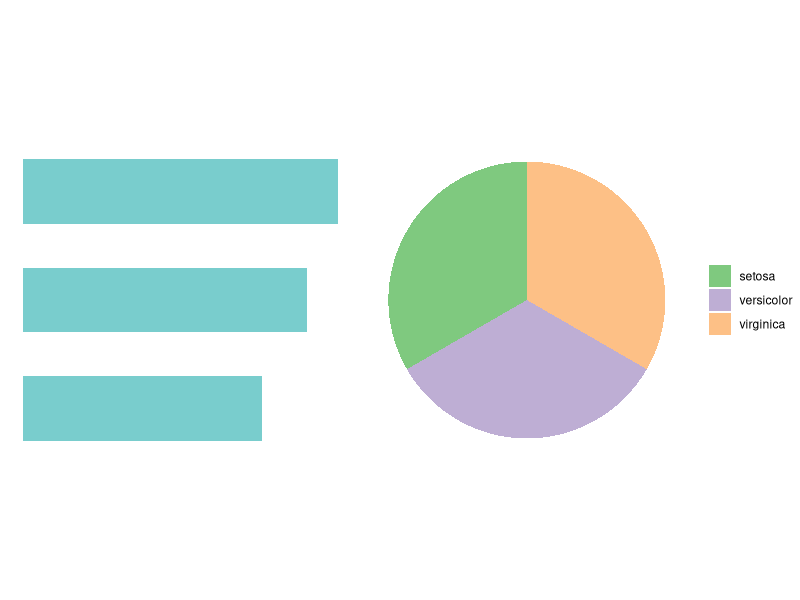
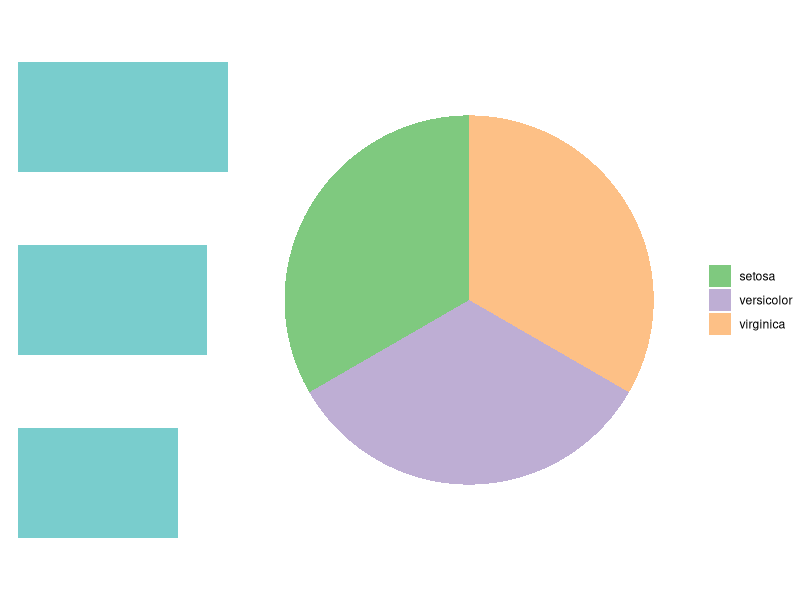
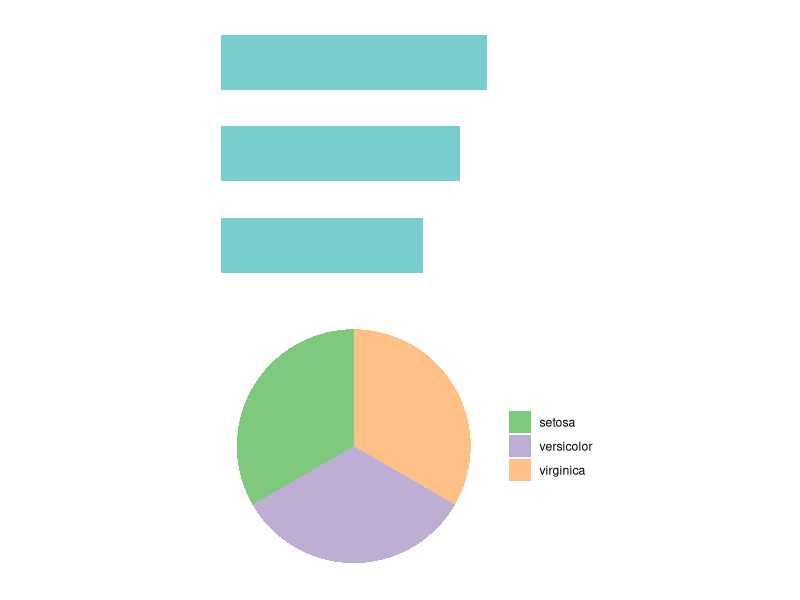
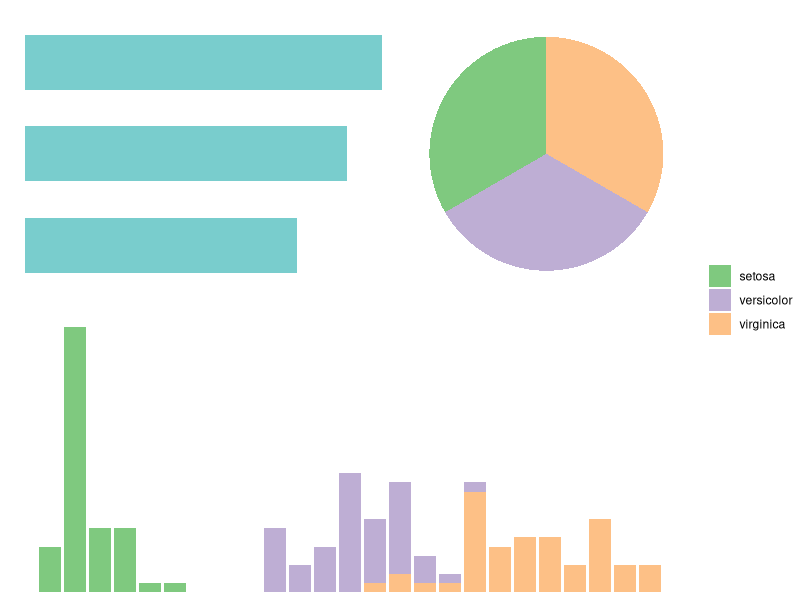
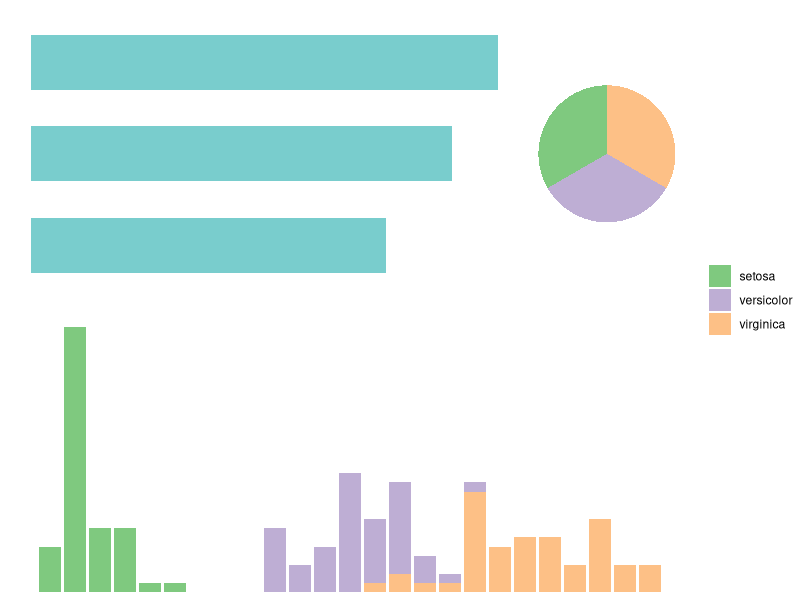
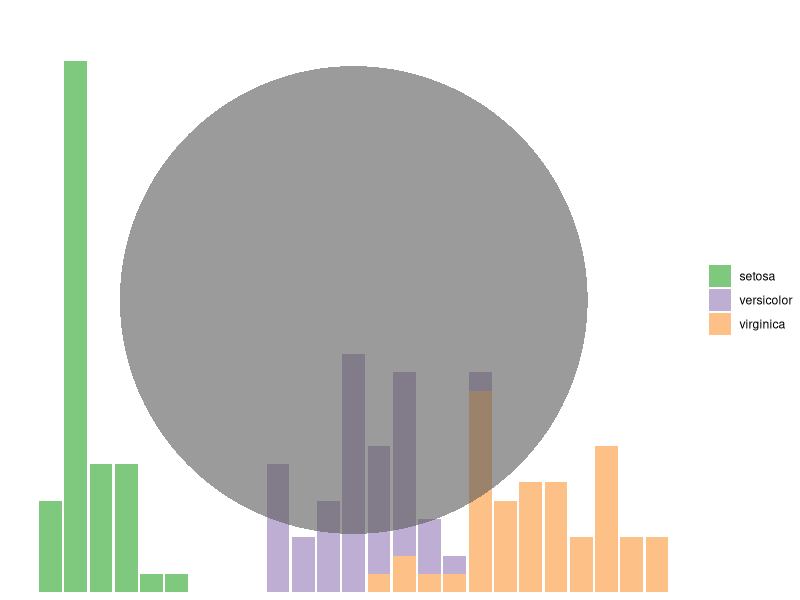
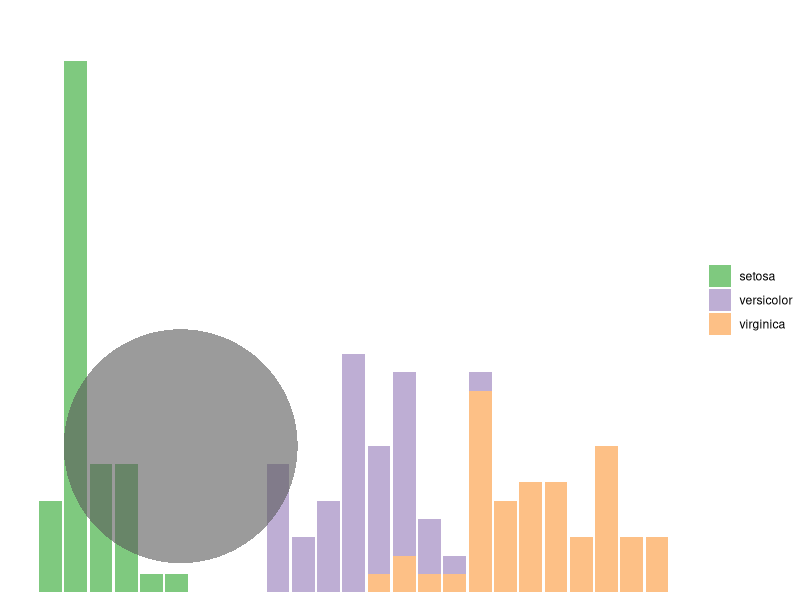
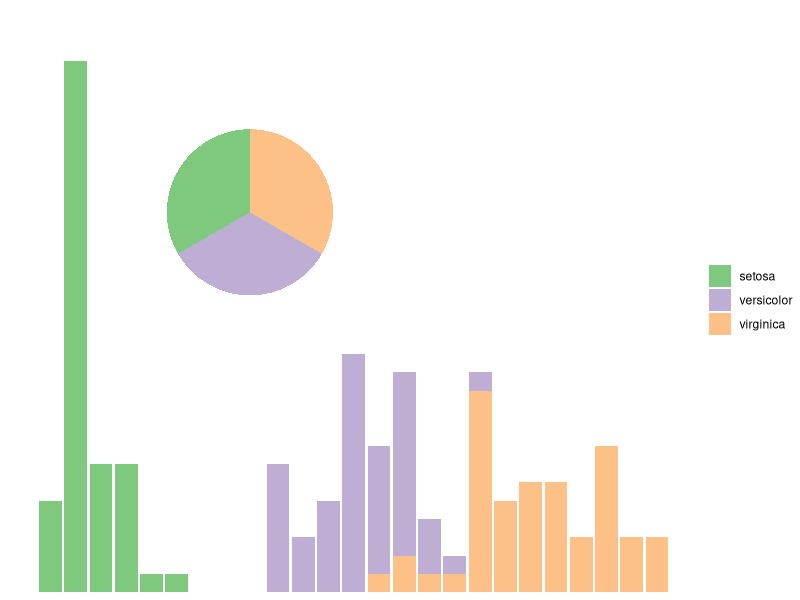

Recreate these plots in R, in order.
## ---- chunk 1
library(dplyr)
library(ggplot2)
library(patchwork)
## ---- chunk 2
grafico_a <- iris |> 
  # calcular promedios por especie
  group_by(Species) |> 
  summarize(Sepal.Length = mean(Sepal.Length)) |> 
  # gráfico
  ggplot() +
  aes(x = Sepal.Length, y = Species) +
  # barras
  geom_col(fill = "darkslategray3", width = 0.6) +
  theme_void()
## ---- chunk 3
grafico_b <- iris |> 
  # conteo por especies
  count(Species) |> 
  # porcentaje
  mutate(p = n/sum(n)) |> 
  # gráfico
  ggplot() +
  aes(x = 1, y = p, fill = Species) +
  geom_col() +
  # escala de color
  scale_fill_brewer(name = "Set2", type = "qual") +
  # gráfico de torta
  coord_polar(theta = "y") +
  theme_void() +
  guides(fill = guide_legend(title = NULL))
## ---- chunk 4
grafico_a + grafico_b
## ---- chunk 5
grafico_a + grafico_b + plot_layout(widths = c(1, 2))
## ---- chunk 6
grafico_a / grafico_b
## ---- chunk 7
grafico_c <- iris |> 
  ggplot() +
  geom_bar(aes(Petal.Width, fill = Species)) +
  scale_fill_brewer(name = "Set2", type = "qual") +
  scale_y_continuous(expand = expansion(c(0, 0.1))) +
  theme_void() +
  guides(fill = guide_legend(title = NULL))
## ---- chunk 8
(grafico_a + grafico_b) / grafico_c + 
  plot_layout(guides = "collect")
## ---- chunk 9
fila_1 <- grafico_a + grafico_b + plot_layout(widths = c(3, 1))

fila_1 / grafico_c + plot_layout(guides = "collect")
## ---- chunk 10
grafico_d <- iris |> 
  ggplot() +
  geom_bar(aes(x = 1), alpha = 0.6) +
  coord_polar(theta = "y") +
  theme_void()
## ---- chunk 11
grafico_c + inset_element(grafico_d,
                          top = 1, bottom = 0,
                          left = 0, right = 1)
## ---- chunk 12
grafico_c + inset_element(grafico_d,
                          top = 0.5, bottom = 0,
                          left = 0, right = 0.5)
## ---- chunk 13
grafico_c + inset_element(grafico_b + guides(fill = guide_none()),
                          top = .9, bottom = .4,
                          left = .2, right = .5)
## ---- chunk 14
grafico_c + 
  guides(fill = guide_legend(position = "inside", title = NULL)) +
  theme(legend.position.inside = c(.8, .7)) +
  inset_element(grafico_b + guides(fill = guide_none()),
                top = 1, bottom = .4,
                left = .2, right = .6) +
  (grafico_a / grafico_a / grafico_a / grafico_a / grafico_a / grafico_a)
